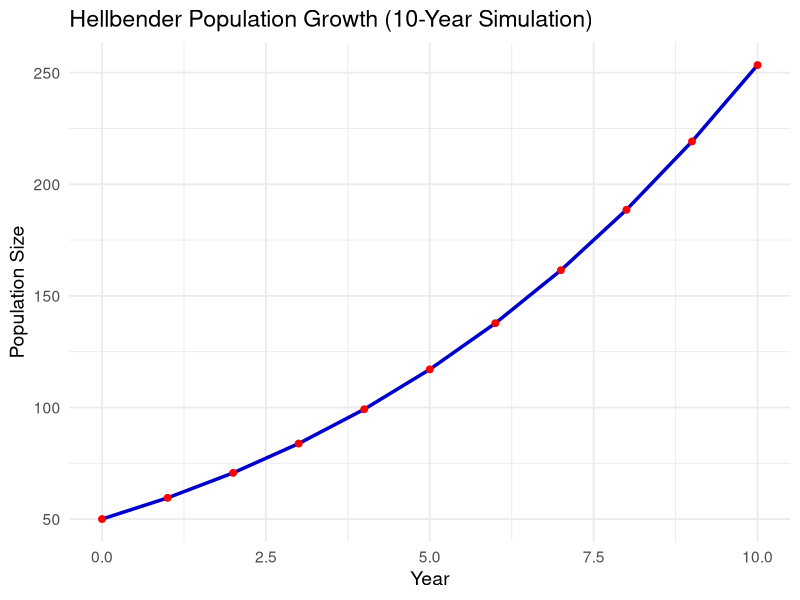
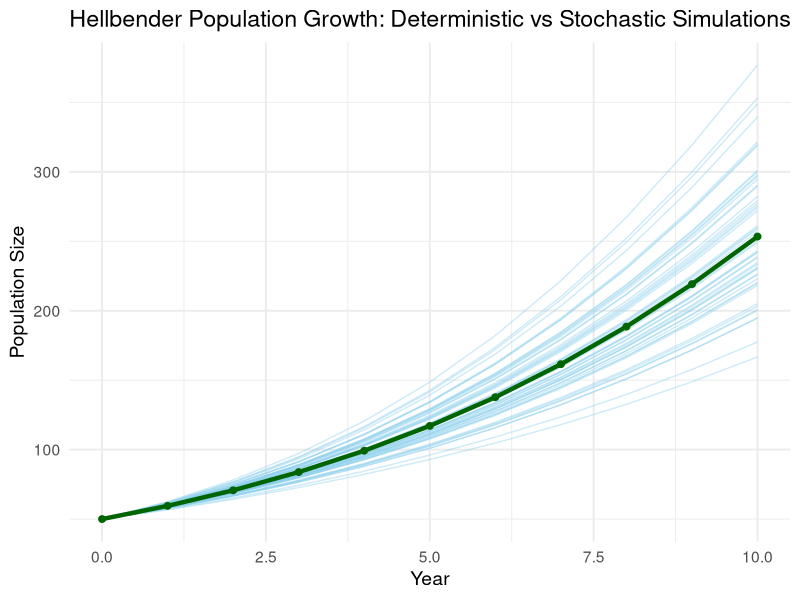

These figures' R source, in order: (Note: this script raises an error after producing the figures.)
###HOMEWORK 6###


###OBJECTIVE 1###

library(tidyr)
library(ggplot2)
library(dplyr)

# Parameters
#intrinsic growth
r <- 0.2         
# carrying capacity
K <- 1000        
#int pop size
N0 <- 50        
#time
years <- 10      

#vector to store population sizes
N <- numeric(years + 1)
N[1] <- N0

#making a loop to calculate through time
for (t in 1:years) {
  N[t + 1] <- N[t] + r * N[t] * (1 - N[t] / K)
}

#finally the data frame for plotting
hellbender_data <- data.frame(
  Year = 0:years,
  Population = N
)

View (hellbender_data)

#moving on to plotting

ggplot(hellbender_data, aes(x = Year, y = Population)) +
  geom_line(color = "mediumblue", size = 1.2) +
  geom_point(color = "red", size = 2) +
  labs(
    title = "Hellbender Population Growth (10-Year Simulation)",
    x = "Year",
    y = "Population Size"
  ) +
  theme_minimal(base_size = 14)


###OBJECTIVE 2###

set.seed(123)

# Parameters
r_mean <- 0.2
r_sd <- 0.03
K <- 1000
N0 <- 50
years <- 10
#numb simulations
n_sim <- 50  

# Create a matrix to store simulations
sim_matrix <- matrix(NA, nrow = years + 1, ncol = n_sim)
#this will set the initial population for all simulations
sim_matrix[1, ] <- N0  


# Loop over each simulation
for (sim in 1:n_sim) {
  # Draw a random r for this simulation
  r <- rnorm(1, mean = r_mean, sd = r_sd)
  
  # Loop through time
  for (t in 1:years) {
    sim_matrix[t + 1, sim] <- sim_matrix[t, sim] + r * sim_matrix[t, sim] * (1 - sim_matrix[t, sim] / K)
  }
}

# Convert to long-format data
sim_df <- as.data.frame(sim_matrix)
sim_df$Year <- 0:years
sim_df_long <- pivot_longer(sim_df, cols = -Year, names_to = "Simulation", values_to = "Population")

ggplot() +
  geom_line(data = sim_df_long, aes(x = Year, y = Population, group = Simulation),
            color = "skyblue", alpha = 0.4) +
  geom_line(data = hellbender_data, aes(x = Year, y = Population),
            color = "darkgreen", size = 1.5) +
  geom_point(data = hellbender_data, aes(x = Year, y = Population),
             color = "darkgreen", size = 2) +
  labs(
    title = "Hellbender Population Growth: Deterministic vs Stochastic Simulations",
    x = "Year",
    y = "Population Size"
  ) +
  theme_minimal(base_size = 14)
geom_hline(yintercept = target_pop, linetype = "dashed", color = "red", size = 1) +
  labs(
    title = "Hellbender Population Growth with Target Population",
    x = "Year",
    y = "Population Size"
  ) +
  theme_minimal(base_size = 14)


###OBJECTIVE 3###

target_pop<-800

ggplot() +
  geom_line(data = sim_df_long, aes(x = Year, y = Population, group = Simulation),
            color = "skyblue", alpha = 0.4) +
  geom_line(data = hellbender_data, aes(x = Year, y = Population),
            color = "darkgreen", size = 1.5) +
  geom_point(data = hellbender_data, aes(x = Year, y = Population),
             color = "darkgreen", size = 2) +
  geom_hline(yintercept = target_pop, linetype = "dashed", color = "red", size = 1) +
  labs(
    title = "Hellbender Population Growth with Target Population",
    x = "Year",
    y = "Population Size"
  ) +
  theme_minimal(base_size = 14)

###PART B###
set.seed(123)

# Parameters
r_mean <- 0.2
r_sd <- 0.03
K <- 1000
N0 <- 50
years <- 25
n_sim <- 50

# Matrix to store simulations
sim_matrix <- matrix(NA, nrow = years + 1, ncol = n_sim)
sim_matrix[1, ] <- N0

# Loop over each simulation
for (sim in 1:n_sim) {
  r <- rnorm(1, mean = r_mean, sd = r_sd)
  for (t in 1:years) {
    sim_matrix[t + 1, sim] <- sim_matrix[t, sim] + r * sim_matrix[t, sim] * (1 - sim_matrix[t, sim] / K)
  }
}

# Extract population at year 25
pop_25 <- sim_matrix[years + 1, ]

# Target population
target_pop <- 0.8 * K  # 80% of K
